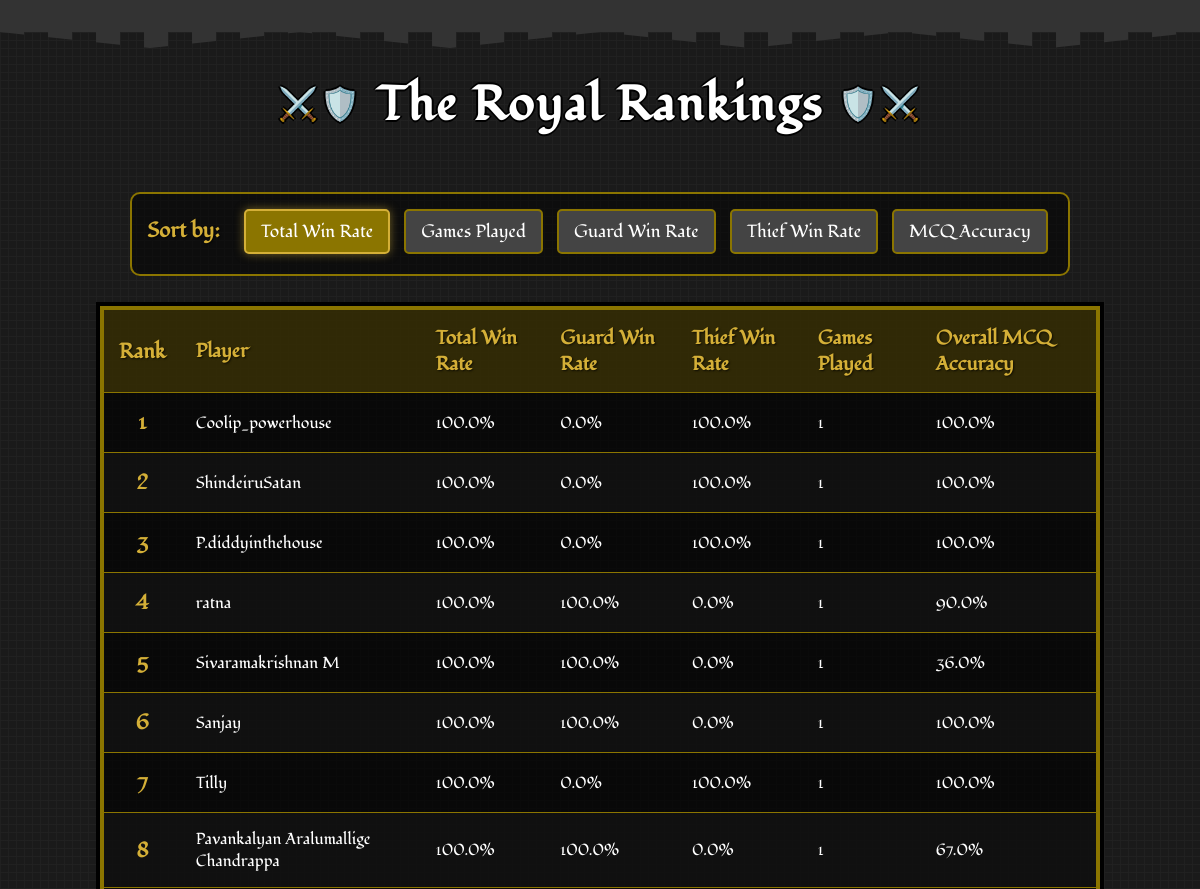
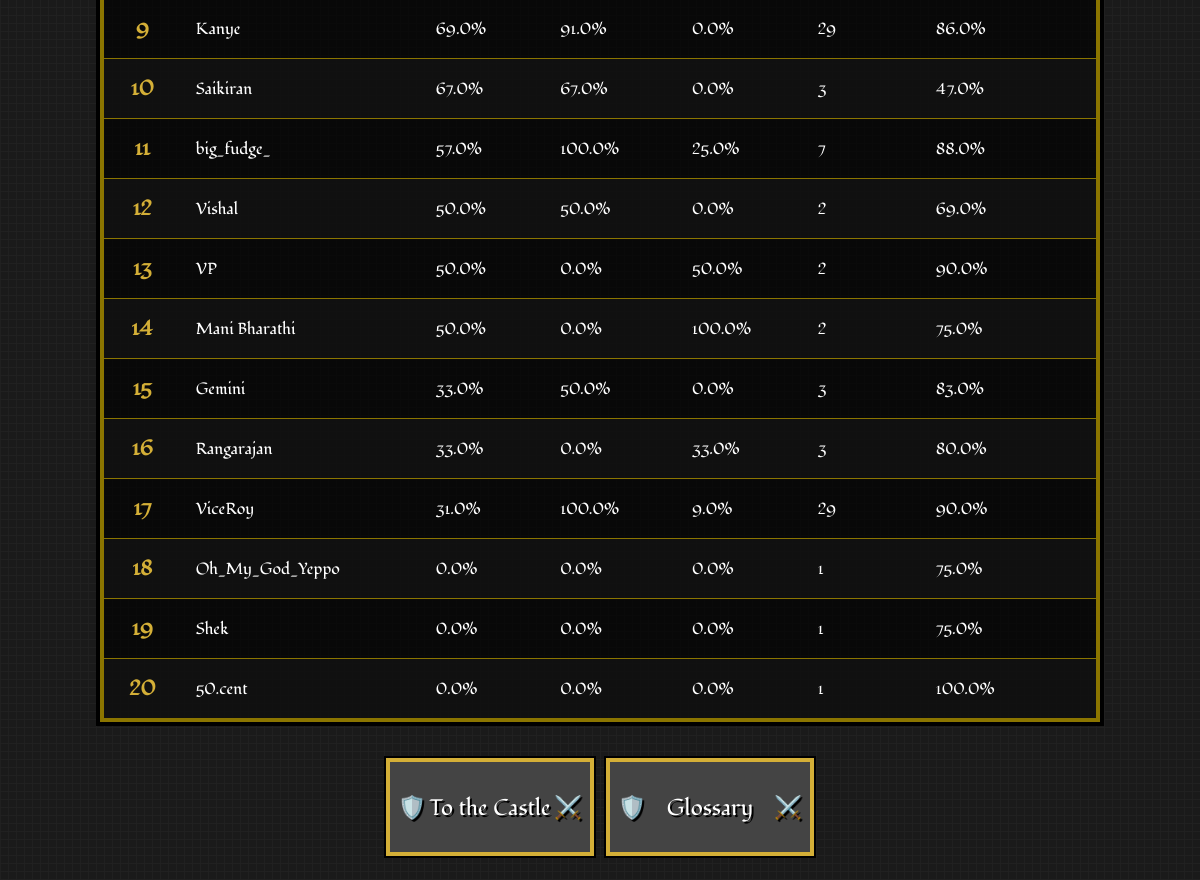
The app's page /leaderboard with its own data (2 pictures, top to bottom).
### app.py (models this page shows)
class PlayerStats(db.Model):
    id = db.Column(db.Integer, primary_key=True)
    user_id = db.Column(db.Integer, db.ForeignKey('user.id'), nullable=False)
    total_games_played = db.Column(db.Integer, default=0)
    games_played_as_guard = db.Column(db.Integer, default=0)
    games_played_as_thief = db.Column(db.Integer, default=0)
    total_games_won = db.Column(db.Integer, default=0)
    total_games_won_as_guard = db.Column(db.Integer, default=0)
    total_games_won_as_thief = db.Column(db.Integer, default=0)
    total_win_rate = db.Column(db.Float, default=0.0)
    win_rate_as_guard = db.Column(db.Float, default=0.0)
    win_rate_as_thief = db.Column(db.Float, default=0.0)
    total_answer_accuracy = db.Column(db.Float, default=0.0)
    total_questions_attempted = db.Column(db.Integer, default=0)
    total_right_answers = db.Column(db.Integer, default=0)
    game_right_answers = db.Column(db.Integer, default=0)
    game_total_questions = db.Column(db.Integer, default=0)
    answer_accuracy_in_last_game = db.Column(db.Float, default=0.0)

class User(db.Model):
    id = db.Column(db.Integer, primary_key=True)
    username = db.Column(db.String(40), unique=True, nullable=False)
    password_hash = db.Column(db.String(200), nullable=False)
    stats = db.relationship('PlayerStats', backref='user', uselist=False)

### app.py (the view)
@app.route('/leaderboard')
def leaderboard():
    sort_by = request.args.get('sort_by', 'total_win_rate')
    sort_options = {
        'games_played': PlayerStats.total_games_played,
        'total_win_rate': PlayerStats.total_win_rate,
        'win_rate_as_guard': PlayerStats.win_rate_as_guard,
        'win_rate_as_thief': PlayerStats.win_rate_as_thief,
        'mcq_accuracy': PlayerStats.total_answer_accuracy
    }
    sort_column = sort_options.get(sort_by, PlayerStats.total_win_rate)
    leaderboard_data = db.session.query(PlayerStats, User)\
        .join(User, PlayerStats.user_id == User.id)\
        .order_by(sort_column.desc())\
        .limit(20)\
        .all()
    return render_template('leaderboard.html',
                           leaderboard_data=leaderboard_data,
                           current_sort=sort_by)

### templates/leaderboard.html (shortened to what this page needs)
<!DOCTYPE html>
<html lang="en">
<head>
    <link rel="stylesheet" href="static/css/style.css">
    <link rel="stylesheet" href="static/css/leaderboard.css">
    <link rel="stylesheet" href="static/css/game-over.css">
</head>
<body>
    <div class="castle-top"></div>
    <h1>The Royal Rankings</h1>
    <div class="filters">
        <strong>Sort by:</strong>
        <a href="{{ url_for('leaderboard', sort_by='total_win_rate') }}"
           class="{{ 'active' if current_sort == 'total_win_rate' }}">Total Win Rate</a>
        <a href="{{ url_for('leaderboard', sort_by='games_played') }}"
           class="{{ 'active' if current_sort == 'games_played' }}">Games Played</a>
        <a href="{{ url_for('leaderboard', sort_by='win_rate_as_guard') }}"
           class="{{ 'active' if current_sort == 'win_rate_as_guard' }}">Guard Win Rate</a>
        <a href="{{ url_for('leaderboard', sort_by='win_rate_as_thief') }}"
           class="{{ 'active' if current_sort == 'win_rate_as_thief' }}">Thief Win Rate</a>
        <a href="{{ url_for('leaderboard', sort_by='mcq_accuracy') }}"
           class="{{ 'active' if current_sort == 'mcq_accuracy' }}">MCQ Accuracy</a>
    </div>
    <table>
        <thead>
            <tr>
                <th class="rank">Rank</th>
                <th>Player</th>
                <th>Total Win Rate</th>
                <th>Guard Win Rate</th>
                <th>Thief Win Rate</th>
                <th>Games Played</th>
                <th>Overall MCQ Accuracy</th>
            </tr>
        </thead>
        <tbody>
            {% for stats, user in leaderboard_data %}
            <tr>
                <td class="rank">{{ loop.index }}</td>
                <td>{{ user.username }}</td>
                <td>{{ stats.total_win_rate }}%</td>
                <td>{{ stats.win_rate_as_guard }}%</td>
                <td>{{ stats.win_rate_as_thief }}%</td>
                <td>{{ stats.total_games_played }}</td>
                <td>{{ stats.total_answer_accuracy }}%</td>
            </tr>
            {% else %}
            <tr>
                <td colspan="7" style="text-align: center;">No player data available yet.</td>
            </tr>
            {% endfor %}
        </tbody>
    </table>
    <div class="button-container">
        <a href="{{ url_for('home') }}"><button class="shield-btn game-over-btn">To the Castle</button></a>
        <a href="{{ url_for('glossary') }}"><button class="shield-btn game-over-btn">Glossary</button></a>
    </div>
</body>
</html>

### static/css/style.css (style rules this page uses)
body { font-family: "Fondamento", serif; background-color: #1a1a1a; background-image: linear-gradient(90deg, rgba(34,34,34,0.8) 1px, transparent 1px), linear-gradient(rgba(34,34,34,0.8) 1px, transparent 1px); background-size: 8px 8px; color: white; margin: 0; padding: 0; text-align: center; position: relative; min-height: 100vh; display: flex; flex-direction: column; justify-content: space-between; }
.castle-top { height: 32px; background-color: #333; position: relative; margin-bottom: 16px; image-rendering: pixelated; }
.castle-top::before { content: ""; position: absolute; top: 100%; left: 0; right: 0; height: 16px; background-image: repeating-linear-gradient(90deg, #333 0px, #333 24px, transparent 24px, transparent 48px); background-size: 48px 16px; clip-path: polygon( 0% 0%, 12.5% 100%, 25% 0%, 37.5% 100%, 50% 0%, 62.5% 100%, 75% 0%, 87.5% 100%, 100% 0% ); image-rendering: pixelated; }
h1 { font-family: "Fondamento", serif; text-align: center; font-size: 3rem; color: white; text-shadow: 2px 0 #000, -2px 0 #000, 0 2px #000, 0 -2px #000; margin: 24px 0; letter-spacing: 2px; position: relative; image-rendering: pixelated; }
h1::before { content: "⚔️🛡️"; font-size: 2rem; position: relative; top: -5px; margin: 0 15px; }
h1::after { content: "🛡️⚔️"; font-size: 2rem; position: relative; top: -5px; margin: 0 15px; }
button.shield-btn { font-family: "Fondamento", serif; background-color: #444; color: white; border: none; box-shadow: 0 0 0 4px #d4af37, 0 0 0 6px #000; padding: 14px 22px; margin: 10px; font-size: 1.4rem; cursor: pointer; position: relative; transition: all 0.2s steps(5); text-shadow: 2px 2px 0 #000; width: 200px; height: 90px; image-rendering: pixelated; }
button.shield-btn::before { content: "🛡️ "; position: absolute; left: 8px; top: 50%; transform: translateY(-50%); }

### static/css/leaderboard.css (style rules this page uses)
body { font-family: "Fondamento", serif; background-color: #1a1a1a; background-image: linear-gradient(90deg, rgba(34,34,34,0.8) 1px, transparent 1px), linear-gradient(rgba(34,34,34,0.8) 1px, transparent 1px); background-size: 8px 8px; color: white; margin: 0; padding: 0; text-align: center; }
h1 { font-family: "Fondamento", serif; text-align: center; font-size: 3rem; color: white; text-shadow: 2px 0 #000, -2px 0 #000, 0 2px #000, 0 -2px #000; margin: 24px 0; letter-spacing: 2px; }
.filters { text-align: center; margin: 30px auto; max-width: 1000px; background-color: rgba(0, 0, 0, 0.5); padding: 15px; border: 2px solid #8b7500; border-radius: 10px; }
.filters strong { color: #d4af37; font-size: 1.3rem; margin-right: 15px; text-shadow: 1px 1px 2px rgba(0, 0, 0, 0.7); }
.filters a { font-family: "Fondamento", serif; text-decoration: none; padding: 8px 15px; margin: 0 5px; border-radius: 5px; background-color: #444; color: white; border: 2px solid #8b7500; transition: all 0.2s; font-size: 1.1rem; display: inline-block; margin-bottom: 5px; }
.filters a.active { background-color: #8b7500; color: white; border-color: #d4af37; box-shadow: 0 0 10px rgba(212, 175, 55, 0.5); }
table { width: 100%; max-width: 1000px; margin: 0 auto; border-collapse: collapse; background-color: rgba(0, 0, 0, 0.7); border: 4px solid #8b7500; box-shadow: 0 0 0 4px #000; }
th, td { padding: 15px; text-align: left; border-bottom: 1px solid #8b7500; }
thead th { background-color: rgba(139, 117, 0, 0.3); color: #d4af37; font-weight: bold; text-shadow: 1px 1px 2px rgba(0, 0, 0, 0.7); font-size: 1.2rem; }
tbody tr:nth-child(even) { background-color: rgba(34, 34, 34, 0.3); }
.rank { font-weight: bold; text-align: center; color: #d4af37; font-size: 1.3rem; }
.button-container { display: flex; justify-content: center; margin: 30px auto; }
.shield-btn { font-family: "Fondamento", serif; background-color: #444; color: white; border: none; box-shadow: 0 0 0 4px #d4af37, 0 0 0 6px #000; padding: 14px 22px; margin: 10px; font-size: 1.4rem; cursor: pointer; position: relative; transition: all 0.2s steps(5); text-shadow: 2px 2px 0 #000; }

### static/css/game-over.css (style rules this page uses)
button.game-over-btn::after { content: "⚔️"; position: absolute; right: 8px; top: 50%; transform: translateY(-50%); }

### records on screen
PlayerStats: username "Coolip_powerhouse", total_win_rate "100.0", win_rate_as_guard "0.0", win_rate_as_thief "100.0", total_games_played "1", total_answer_accuracy "100.0"
PlayerStats: username "ShindeiruSatan", total_win_rate "100.0", win_rate_as_guard "0.0", win_rate_as_thief "100.0", total_games_played "1", total_answer_accuracy "100.0"
PlayerStats: username "P.diddyinthehouse", total_win_rate "100.0", win_rate_as_guard "0.0", win_rate_as_thief "100.0", total_games_played "1", total_answer_accuracy "100.0"
PlayerStats: username "ratna", total_win_rate "100.0", win_rate_as_guard "100.0", win_rate_as_thief "0.0", total_games_played "1", total_answer_accuracy "90.0"
PlayerStats: username "Sivaramakrishnan M", total_win_rate "100.0", win_rate_as_guard "100.0", win_rate_as_thief "0.0", total_games_played "1", total_answer_accuracy "36.0"
PlayerStats: username "Sanjay", total_win_rate "100.0", win_rate_as_guard "100.0", win_rate_as_thief "0.0", total_games_played "1", total_answer_accuracy "100.0"
PlayerStats: username "Tilly", total_win_rate "100.0", win_rate_as_guard "0.0", win_rate_as_thief "100.0", total_games_played "1", total_answer_accuracy "100.0"
PlayerStats: username "Pavankalyan Aralumallige Chandrappa", total_win_rate "100.0", win_rate_as_guard "100.0", win_rate_as_thief "0.0", total_games_played "1", total_answer_accuracy "67.0"
PlayerStats: username "Kanye", total_win_rate "69.0", win_rate_as_guard "91.0", win_rate_as_thief "0.0", total_games_played "29", total_answer_accuracy "86.0"
PlayerStats: username "Saikiran", total_win_rate "67.0", win_rate_as_guard "67.0", win_rate_as_thief "0.0", total_games_played "3", total_answer_accuracy "47.0"
PlayerStats: username "big_fudge_", total_win_rate "57.0", win_rate_as_guard "100.0", win_rate_as_thief "25.0", total_games_played "7", total_answer_accuracy "88.0"
PlayerStats: username "Vishal", total_win_rate "50.0", win_rate_as_guard "50.0", win_rate_as_thief "0.0", total_games_played "2", total_answer_accuracy "69.0"
PlayerStats: username "VP", total_win_rate "50.0", win_rate_as_guard "0.0", win_rate_as_thief "50.0", total_games_played "2", total_answer_accuracy "90.0"
PlayerStats: username "Mani Bharathi", total_win_rate "50.0", win_rate_as_guard "0.0", win_rate_as_thief "100.0", total_games_played "2", total_answer_accuracy "75.0"
PlayerStats: username "Gemini", total_win_rate "33.0", win_rate_as_guard "50.0", win_rate_as_thief "0.0", total_games_played "3", total_answer_accuracy "83.0"
PlayerStats: username "Rangarajan", total_win_rate "33.0", win_rate_as_guard "0.0", win_rate_as_thief "33.0", total_games_played "3", total_answer_accuracy "80.0"
PlayerStats: username "ViceRoy", total_win_rate "31.0", win_rate_as_guard "100.0", win_rate_as_thief "9.0", total_games_played "29", total_answer_accuracy "90.0"
PlayerStats: username "Oh_My_God_Yeppo", total_win_rate "0.0", win_rate_as_guard "0.0", win_rate_as_thief "0.0", total_games_played "1", total_answer_accuracy "75.0"
PlayerStats: username "Shek", total_win_rate "0.0", win_rate_as_guard "0.0", win_rate_as_thief "0.0", total_games_played "1", total_answer_accuracy "75.0"
PlayerStats: username "50.cent", total_win_rate "0.0", win_rate_as_guard "0.0", win_rate_as_thief "0.0", total_games_played "1", total_answer_accuracy "100.0"
